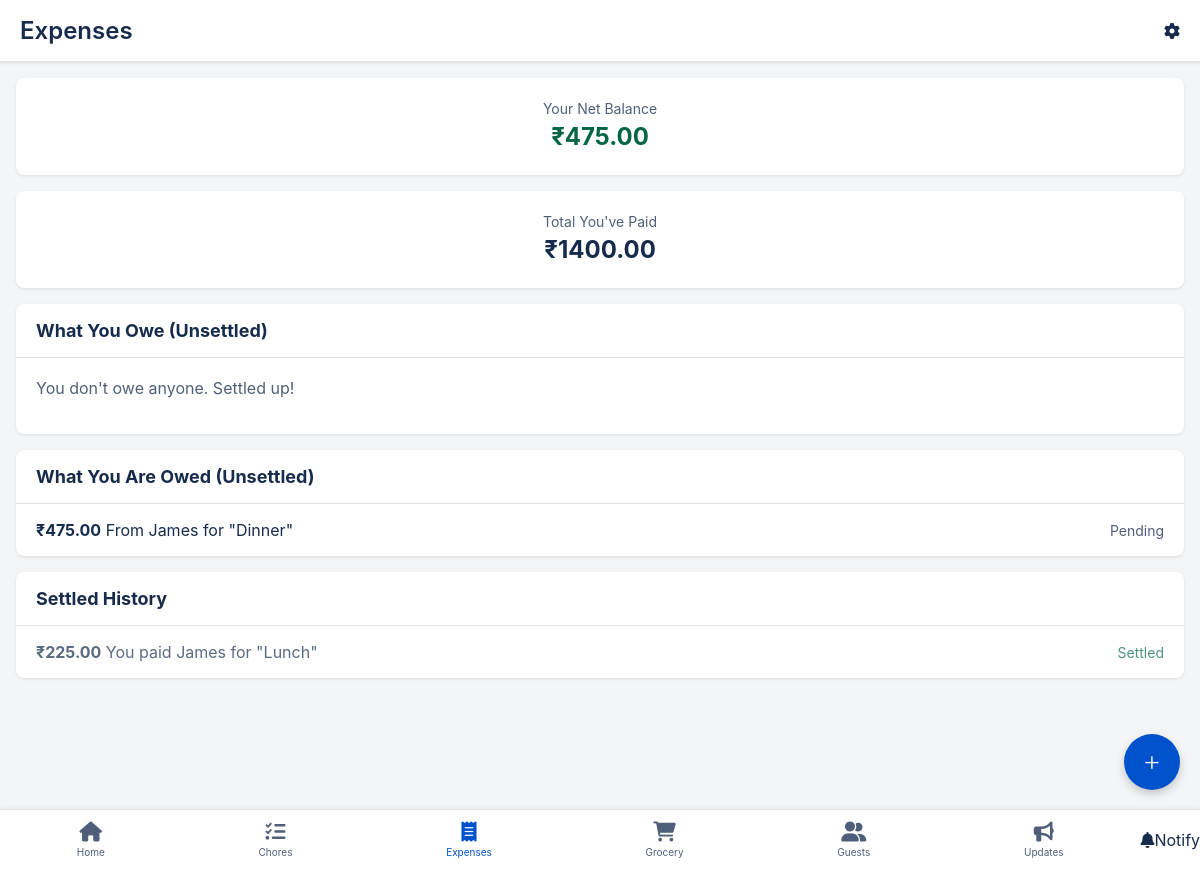
/api/expenses/ (signed in), run on the app's committed database.
### dorm/models.py (models this page shows, shortened)
class ExpenseSplit(models.Model):
    expense = models.ForeignKey(Expense, on_delete=models.CASCADE, related_name="splits")
    owed_by = models.ForeignKey(settings.AUTH_USER_MODEL, on_delete=models.PROTECT, related_name="debts")
    amount_owed = models.DecimalField(max_digits=10, decimal_places=2)
    is_settled = models.BooleanField(default=False) # 'status' in your diagram
    class Meta:
        unique_together = ('expense', 'owed_by')

class UserProfile(models.Model):
    user = models.OneToOneField(settings.AUTH_USER_MODEL, on_delete=models.CASCADE, related_name="profile")
    household = models.ForeignKey(Household, on_delete=models.SET_NULL, null=True, blank=True, related_name="members")
    @property
    def display_name(self):
        if self.user.first_name:
            return self.user.first_name
        return self.user.username
    def get_balance(self):
        total_you_are_owed = decimal.Decimal(0)
        total_you_owe = decimal.Decimal(0)
        for expense in self.user.expenses_paid.all():
            splits = expense.splits.filter(is_settled=False).exclude(owed_by=self.user)
            for split in splits:
                total_you_are_owed += split.amount_owed
        splits_you_owe = self.user.debts.filter(is_settled=False).exclude(expense__paid_by=self.user)
        for split in splits_you_owe:
            total_you_owe += split.amount_owed
        return total_you_are_owed - total_you_owe

class Expense(models.Model):
    household = models.ForeignKey(Household, on_delete=models.CASCADE, related_name="expenses")
    title = models.CharField(max_length=200)
    amount = models.DecimalField(max_digits=10, decimal_places=2)
    paid_by = models.ForeignKey(settings.AUTH_USER_MODEL, on_delete=models.PROTECT, related_name="expenses_paid")
    date_paid = models.DateField(auto_now_add=True)
    created_at = models.DateTimeField(auto_now_add=True)

### dorm/views.py (the view, shortened to what this page needs)
# urls.py: path('expenses/', views.expenses_view, name='expenses'),
@login_required
@household_required
def expenses_view(request):
    profile, household = get_user_household(request)
    expense_form = ExpenseForm(household=household)
    balance = profile.get_balance()
    total_paid_result = Expense.objects.filter(
        household=household,
        paid_by=request.user
    ).aggregate(total=Sum('amount'))
    total_you_paid = total_paid_result['total'] or decimal.Decimal(0)
    my_debts = ExpenseSplit.objects.filter(
        owed_by=request.user,
        is_settled=False
    ).exclude(expense__paid_by=request.user).order_by('-expense__date_paid')
    my_credits = ExpenseSplit.objects.filter(
        expense__paid_by=request.user,
        is_settled=False
    ).exclude(owed_by=request.user).order_by('-expense__date_paid')
    settled_history = ExpenseSplit.objects.filter(
        Q(owed_by=request.user) | Q(expense__paid_by=request.user),
        is_settled=True
    ).order_by('-expense__date_paid')
    context = {
        'balance': balance,
        'total_you_paid': total_you_paid, # Pass new value to template
        'form': expense_form,
        'my_debts': my_debts,
        'my_credits': my_credits,
        'settled_history': settled_history, # Pass new list to template
    }
    return render(request, 'dorm/expenses.html', context)

### dorm/context_processors.py (called while the page is built)
def global_context(request):
    if request.user.is_authenticated:
        try:
            profile = request.user.profile
            household = profile.household
            return {
                'user_profile': profile,
                'household': household
            }
        except:
            pass # Fails gracefully if no profile
    return {} # Return empty dict

### dorm/views.py (called while the page is built)
def household_required(view_func):
    @wraps(view_func)
    def _wrapped_view(request, *args, **kwargs):
        try:
            profile = request.user.profile
            if profile.household is None:
                return redirect('household_management')
        except UserProfile.DoesNotExist:
             return redirect('household_management')
        return view_func(request, *args, **kwargs)
    return _wrapped_view

def get_user_household(request):
    try:
        profile = request.user.profile
        return profile, profile.household
    except UserProfile.DoesNotExist:
        return None, None

### templates/dorm/expenses.html (shortened to what this page needs)
{% extends "dorm/base.html" %}
{% block page_title %}Expenses{% endblock %}
{% block content %}
    <div class="card">
        <div class="card-content" style="text-align: center;">
            <span style="font-size: 14px; color: var(--text-light);">Your Net Balance</span>
            <h2 style="margin: 4px 0; font-size: 24px; color: {% if balance > 0 %}#006644{% elif balance < 0 %}var(--red){% else %}var(--text-dark){% endif %};">
                ₹{{ balance|floatformat:2 }}
            </h2>
        </div>
    </div>
    <div class="card">
        <div class="card-content" style="text-align: center;">
            <span style="font-size: 14px; color: var(--text-light);">Total You've Paid</span>
            <h2 style="margin: 4px 0; font-size: 24px;">
                ₹{{ total_you_paid|floatformat:2 }}
            </h2>
        </div>
    </div>
    <div class="card">
        <div class="card-header"><h2>What You Owe (Unsettled)</h2></div>
        {% for split in my_debts %}
            <div class.list-item">
                <div class="list-item-content">
                    <strong>₹{{ split.amount_owed }}</strong>
                    <span>For "{{ split.expense.title }}" (to {{ split.expense.paid_by.profile.display_name }})</span>
                </div>
                <form method="post" action="{% url 'settle_expense' pk=split.id %}" style="margin:0;">
                    {% csrf_token %}
                    <button type="submit" class="settle-button">Settle</button>
                </form>
            </div>
        {% empty %}
            <div class="card-content"><p>You don't owe anyone. Settled up!</p></div>
        {% endfor %}
    </div>
    <div class="card">
        <div class="card-header"><h2>What You Are Owed (Unsettled)</h2></div>
        {% for split in my_credits %}
            <div class="list-item">
                <div class.list-item-content">
                    <strong>₹{{ split.amount_owed }}</strong>
                    <span>From {{ split.owed_by.profile.display_name }} for "{{ split.expense.title }}"</span>
                </div>
                <span style="font-size: 14px; color: var(--text-light);">Pending</span>
            </div>
        {% empty %}
            <div class="card-content"><p>No one owes you anything.</p></div>
        {% endfor %}
    </div>
    <div class="card">
        <div class="card-header"><h2>Settled History</h2></div>
        {% for split in settled_history %}
            <div class="list-item" style="opacity: 0.7;">
                <div class.list-item-content">
                    <strong>₹{{ split.amount_owed }}</strong>
                    <span>
                        {% if split.owed_by == request.user %}
                            You paid {{ split.expense.paid_by.profile.display_name }}
                        {% else %}
                            {{ split.owed_by.profile.display_name }} paid you
                        {% endif %}
                        for "{{ split.expense.title }}"
                    </span>
                </div>
                <span style="font-size: 14px; color: #006644;">Settled</span>
            </div>
        {% empty %}
            <div class="card-content"><p>No settled expenses... yet!</p></div>
        {% endfor %}
    </div>
{% endblock %}
{% block fab %}<a onclick="openModal()" class="fab">+</a>{% endblock %}

### templates/dorm/base.html (style rules this page uses)
:root { --primary-blue: #0052cc; --white: #ffffff; --grey-light: #f4f5f7; --text-dark: #172b4d; --text-light: #505f79; --border-color: #dfe1e6; --shadow: 0 1px 3px rgba(0, 0, 0, 0.1); --red: #de350b; }
body, html { height: 100%; margin: 0; font-family: -apple-system, BlinkMacSystemFont, "Segoe UI", Roboto, sans-serif; background-color: var(--grey-light); color: var(--text-dark); padding-bottom: 70px; }
.card { background-color: var(--white); border-radius: 8px; box-shadow: var(--shadow); margin-bottom: 16px; overflow: hidden; }
.card-header { padding: 16px 20px; border-bottom: 1px solid var(--border-color); }
.card-header h2 { margin: 0; font-size: 18px; }
.card-content { padding: 20px; }
.card-content p { margin: 0 0 16px 0; color: var(--text-light); }
.list-item { display: flex; justify-content: space-between; align-items: center; padding: 16px 20px; border-bottom: 1px solid var(--border-color); }
.list-item:last-child { border-bottom: none; }
.fab { position: fixed; bottom: 80px; right: 20px; width: 56px; height: 56px; background-color: var(--primary-blue); color: var(--white); border-radius: 50%; display: flex; align-items: center; justify-content: center; font-size: 28px; font-weight: 300; text-decoration: none; box-shadow: 0 4px 10px rgba(0, 0, 0, 0.2); z-index: 20; cursor: pointer; }

### data on the page
ExpenseSplit: amount_owed "475.00", owed_by.profile.display_name "James", expense "Dinner"
ExpenseSplit: amount_owed "225.00", expense.paid_by.profile.display_name "James", expense "Lunch"

### other printed values
{{ balance|floatformat:2 }} "475.00"
{{ total_you_paid|floatformat:2 }} "1400.00"
